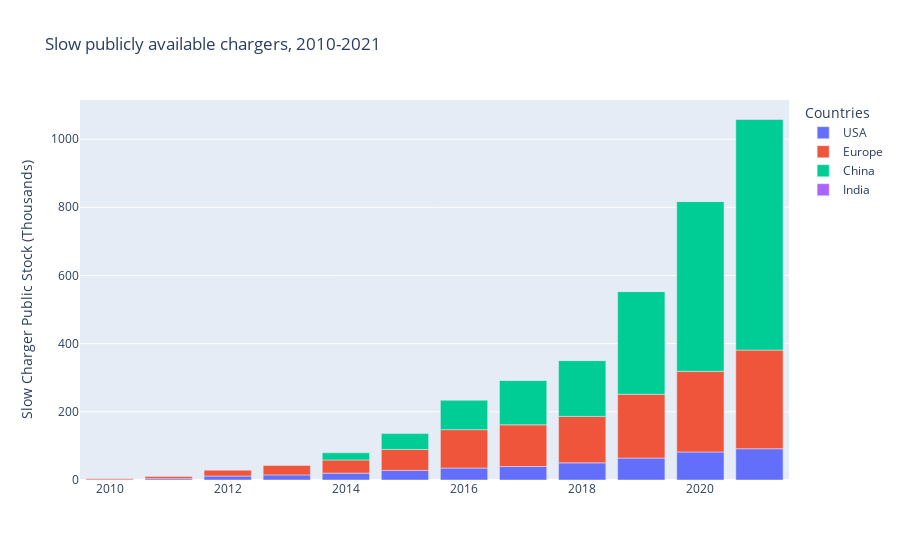

This figure's notebook cell:
### Code cell
fig = px.bar(data_slow, x='year', y='value',color="region_class",
             title="Slow publicly available chargers, 2010-2021",
            labels=dict(year="", value="Slow Charger Public Stock (Thousands)", region_class="Countries"))
fig.show()

### Figure 1 — Plotly figure (JSON) as saved in the notebook; plotly's stock layout.template omitted (floating-point values rounded to 4 significant figures)
{"data": [{"alignmentgroup": "True", "hovertemplate": "Countries=USA<br>=%{x}<br>Slow Charger Public Stock (Thousands)=%{y}<extra></extra>", "legendgroup": "USA", "marker": {"color": "#636efa", "pattern": {"shape": ""}}, "name": "USA", "offsetgroup": "USA", "orientation": "v", "showlegend": true, "textposition": "auto", "type": "bar", "x": [2010, 2011, 2012, 2013, 2014, 2015, 2016, 2017, 2018, 2019, 2020, 2021], "xaxis": "x", "y": [0.4819, 3.903, 11.7, 14.99, 20.12, 28.15, 35.09, 39.6, 50.26, 64.27, 82.26, 91.78], "yaxis": "y"}, {"alignmentgroup": "True", "hovertemplate": "Countries=Europe<br>=%{x}<br>Slow Charger Public Stock (Thousands)=%{y}<extra></extra>", "legendgroup": "Europe", "marker": {"color": "#EF553B", "pattern": {"shape": ""}}, "name": "Europe", "offsetgroup": "Europe", "orientation": "v", "showlegend": true, "textposition": "auto", "type": "bar", "x": [2010, 2011, 2012, 2013, 2014, 2015, 2016, 2017, 2018, 2019, 2020, 2021], "xaxis": "x", "y": [3.2, 6.129, 17.13, 27.64, 38.67, 61.29, 112.6, 122.3, 136.4, 187.3, 236.5, 289.3], "yaxis": "y"}, {"alignmentgroup": "True", "hovertemplate": "Countries=China<br>=%{x}<br>Slow Charger Public Stock (Thousands)=%{y}<extra></extra>", "legendgroup": "China", "marker": {"color": "#00cc96", "pattern": {"shape": ""}}, "name": "China", "offsetgroup": "China", "orientation": "v", "showlegend": true, "textposition": "auto", "type": "bar", "x": [2014, 2015, 2016, 2017, 2018, 2019, 2020, 2021], "xaxis": "x", "y": [21, 46.66, 86.36, 130.5, 163.7, 301.2, 498, 677], "yaxis": "y"}, {"alignmentgroup": "True", "hovertemplate": "Countries=India<br>=%{x}<br>Slow Charger Public Stock (Thousands)=%{y}<extra></extra>", "legendgroup": "India", "marker": {"color": "#ab63fa", "pattern": {"shape": ""}}, "name": "India", "offsetgroup": "India", "orientation": "v", "showlegend": true, "textposition": "auto", "type": "bar", "x": [2017, 2018, 2019, 2020, 2021], "xaxis": "x", "y": [0.222, 0.3267, 0.3267, 0.535, 0.906], "yaxis": "y"}], "layout": {"barmode": "relative", "legend": {"title": {"text": "Countries"}, "tracegroupgap": 0}, "title": {"text": "Slow publicly available chargers, 2010-2021"}, "xaxis": {"anchor": "y", "domain": [0, 1], "title": {"text": ""}}, "yaxis": {"anchor": "x", "domain": [0, 1], "title": {"text": "Slow Charger Public Stock (Thousands)"}}}}
